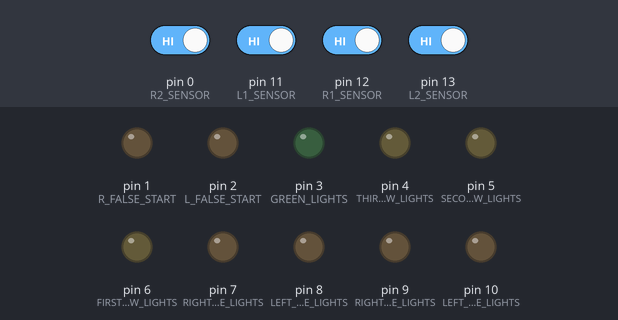
The sketch below on a simulated Arduino Uno, built with avr-gcc and run on an emulated ATmega328P. On the bench: output pins drawn as LEDs (lit = HIGH). The test bench sets the inputs (shaded band); at power-on: pin 0 (R2_SENSOR), pin 11 (L1_SENSOR), pin 12 (R1_SENSOR), pin 13 (L2_SENSOR) HIGH.

Above: at 4.2 s.
4.3 s: pin 11 (L1_SENSOR) driven LOW
At 5.0 s:
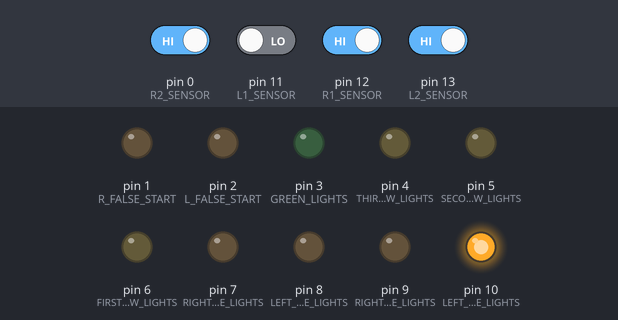
5.8 s: pin 12 (R1_SENSOR) driven LOW
At 6.2 s:
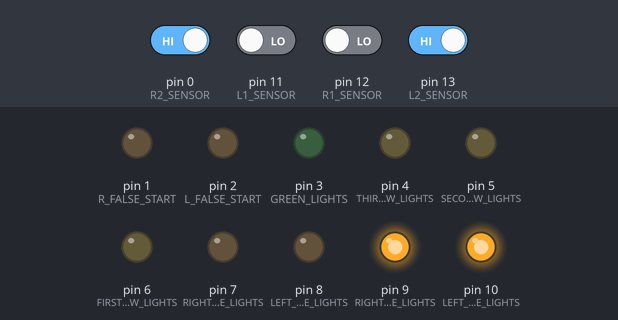
7.3 s: pin 13 (L2_SENSOR) driven LOW
At 8.5 s:
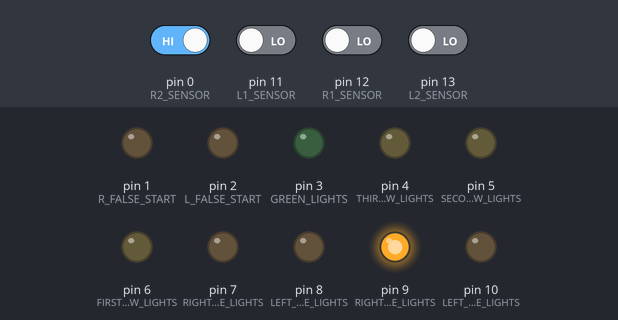
8.8 s: pin 0 (R2_SENSOR) driven LOW
At 9.7 s:
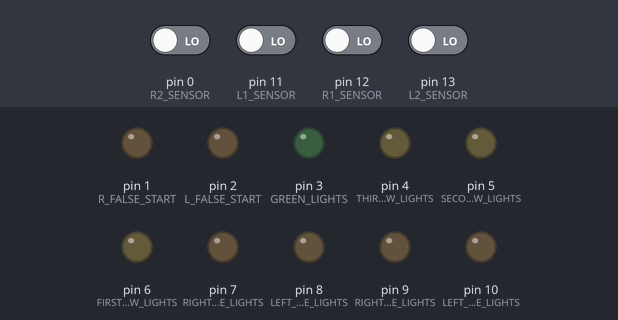
Timing chart, 0 to 11.3 s (numbered marks = the images above; inputs shaded):
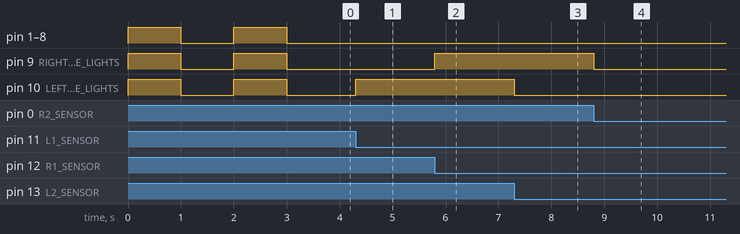

The sketch:

sketch_ardunio_race_light_tree_chat_gpt.ino
```cpp
// (licence header left out)
#include <Chrono.h>

#define R2_SENSOR 0
#define L2_SENSOR 13
#define R1_SENSOR 12
#define L1_SENSOR 11
#define LEFT_PRE_STAGE_LIGHTS 10
#define RIGHT_PRE_STAGE_LIGHTS 9
#define LEFT_STAGE_LIGHTS 8
#define RIGHT_STAGE_LIGHTS 7
#define FIRST_YELLOW_LIGHTS 6
#define SECOND_YELLOW_LIGHTS 5
#define THIRD_YELLOW_LIGHTS 4
#define GREEN_LIGHTS 3
#define L_FALSE_START 2
#define R_FALSE_START 1

bool leftPreStage = false;
bool rightPreStage = false;
bool stageLight = false;
bool firstYellowLight = false;
bool secondYellowLight = false;
bool thirdYellowLight = false;
bool greenLight = false;
bool leftFalseLight = false;
bool rightFalseLight = false;
bool raceTreeLightStarted = false;
bool raceTreeLightEnded = false;
Chrono myChrono;

void setup() {
  myChrono.stop();
  pinMode(LEFT_PRE_STAGE_LIGHTS, OUTPUT);
  pinMode(RIGHT_PRE_STAGE_LIGHTS, OUTPUT);
  pinMode(LEFT_STAGE_LIGHTS, OUTPUT);
  pinMode(RIGHT_STAGE_LIGHTS, OUTPUT);
  pinMode(FIRST_YELLOW_LIGHTS, OUTPUT);
  pinMode(SECOND_YELLOW_LIGHTS, OUTPUT);
  pinMode(THIRD_YELLOW_LIGHTS, OUTPUT);
  pinMode(GREEN_LIGHTS, OUTPUT);
  pinMode(L_FALSE_START, OUTPUT);
  pinMode(R_FALSE_START, OUTPUT);

  pinMode(L1_SENSOR, INPUT_PULLUP);
  pinMode(R1_SENSOR, INPUT_PULLUP);
  pinMode(L2_SENSOR, INPUT_PULLUP);
  pinMode(R2_SENSOR, INPUT_PULLUP);

  initializeLights();
}

void loop() {
  checkFalseStarts();
  checkLeftPreStage();
  checkRightPreStage();

  if (leftPreStage && rightPreStage && !raceTreeLightEnded) {
    myChrono.resume();
    if (myChrono.hasPassed(10000, false)) {
      continueRaceTreeLights();
    }
  }
}

// Function to check for false starts
void checkFalseStarts() {
  if (isL2Blocked() && !greenLight && raceTreeLightStarted && !leftFalseLight && !raceTreeLightEnded) {
    turnOnLeftFalseStartLight();
  }

  if (isR2Blocked() && !greenLight && raceTreeLightStarted && !rightFalseLight && !raceTreeLightEnded) {
    turnOnRightFalseStartLight();
  }
}

// Function to check left pre-stage
void checkLeftPreStage() {
  if (isL1Blocked() && !isL2Blocked() && !leftPreStage) {
    turnOnPreStage(LEFT_PRE_STAGE_LIGHTS, leftPreStage);
  } else if (!isL1Blocked() && !isL2Blocked() && leftPreStage && !raceTreeLightStarted) {
    turnOffPreStage(LEFT_PRE_STAGE_LIGHTS);
  } else if (isL1Blocked() && isL2Blocked() && leftPreStage && !raceTreeLightStarted) {
    turnOffPreStage(LEFT_PRE_STAGE_LIGHTS);
  }
}

// Function to check right pre-stage
void checkRightPreStage() {
  if (isR1Blocked() && !isR2Blocked() && !rightPreStage) {
    turnOnPreStage(RIGHT_PRE_STAGE_LIGHTS, rightPreStage);
  } else if (!isR1Blocked() && !isR2Blocked() && rightPreStage && !raceTreeLightStarted) {
    turnOffPreStage(RIGHT_PRE_STAGE_LIGHTS);
  } else if (isR1Blocked() && isR2Blocked() && rightPreStage && !raceTreeLightStarted) {
    turnOffPreStage(RIGHT_PRE_STAGE_LIGHTS);
  }
}

// Function to continue the race tree lights
void continueRaceTreeLights() {
  raceTreeLightStarted = true;
  myChrono.resume();

  // Helper function to turn on various stage lights with a specified delay
  turnOnStageLights(LEFT_STAGE_LIGHTS, RIGHT_STAGE_LIGHTS, 12000, stageLight);
  turnOnStageLights(FIRST_YELLOW_LIGHTS, SECOND_YELLOW_LIGHTS, 1000, firstYellowLight);
  turnOnStageLights(SECOND_YELLOW_LIGHTS, THIRD_YELLOW_LIGHTS, 500, secondYellowLight);
  turnOnStageLights(THIRD_YELLOW_LIGHTS, GREEN_LIGHTS, 500, thirdYellowLight);

  if (myChrono.hasPassed(10500) && greenLight) {
    turnOffAllTheLightsExceptFalse();
    raceTreeLightEnded = true;
  }
}

void initializeLights() {
  turnOnAllTheLights();
  delay(1000);
  turnOffAllTheLights();
  delay(1000);
  turnOnAllTheLights();
  delay(1000);
  turnOffAllTheLights();
}

void turnOnPreStage(int preStageLight, bool &preStageFlag) {
  digitalWrite(preStageLight, HIGH);
  preStageFlag = true;
}

void turnOffPreStage(int preStageLight) {
  digitalWrite(preStageLight, LOW);
  myChrono.stop();
}

void turnOnLeftFalseStartLight() {
  digitalWrite(L_FALSE_START, HIGH);
  leftFalseLight = true;
}

void turnOnRightFalseStartLight() {
  digitalWrite(R_FALSE_START, HIGH);
  rightFalseLight = true;
}

void turnOnAllTheLights() {
  digitalWrite(LEFT_PRE_STAGE_LIGHTS, HIGH);
  digitalWrite(RIGHT_PRE_STAGE_LIGHTS, HIGH);
  digitalWrite(LEFT_STAGE_LIGHTS, HIGH);
  digitalWrite(RIGHT_STAGE_LIGHTS, HIGH);
  digitalWrite(FIRST_YELLOW_LIGHTS, HIGH);
  digitalWrite(SECOND_YELLOW_LIGHTS, HIGH);
  digitalWrite(THIRD_YELLOW_LIGHTS, HIGH);
  digitalWrite(GREEN_LIGHTS, HIGH);
  digitalWrite(L_FALSE_START, HIGH);
  digitalWrite(R_FALSE_START, HIGH);
}

void turnOffAllTheLights() {
  digitalWrite(LEFT_PRE_STAGE_LIGHTS, LOW);
  digitalWrite(RIGHT_PRE_STAGE_LIGHTS, LOW);
  digitalWrite(LEFT_STAGE_LIGHTS, LOW);
  digitalWrite(RIGHT_STAGE_LIGHTS, LOW);
  digitalWrite(FIRST_YELLOW_LIGHTS, LOW);
  digitalWrite(SECOND_YELLOW_LIGHTS, LOW);
  digitalWrite(THIRD_YELLOW_LIGHTS, LOW);
  digitalWrite(GREEN_LIGHTS, LOW);
  digitalWrite(L_FALSE_START, LOW);
  digitalWrite(R_FALSE_START, LOW);
}

void turnOnStageLights(int light1, int light2, int delayTime, bool &lightFlag) {
  if (myChrono.hasPassed(delayTime) && !lightFlag) {
    digitalWrite(light1, HIGH);
    digitalWrite(light2, HIGH);
    lightFlag = true;
  }
}

void turnOffAllTheLightsExceptFalse() {
  digitalWrite(LEFT_PRE_STAGE_LIGHTS, LOW);
  digitalWrite(RIGHT_PRE_STAGE_LIGHTS, LOW);
  digitalWrite(LEFT_STAGE_LIGHTS, LOW);
  digitalWrite(RIGHT_STAGE_LIGHTS, LOW);
  digitalWrite(FIRST_YELLOW_LIGHTS, LOW);
  digitalWrite(SECOND_YELLOW_LIGHTS, LOW);
  digitalWrite(THIRD_YELLOW_LIGHTS, LOW);
  digitalWrite(GREEN_LIGHTS, LOW);
}

bool isL1Blocked() {
  return digitalRead(L1_SENSOR) == LOW;
}

bool isR1Blocked() {
  return digitalRead(R1_SENSOR) == LOW;
}

bool isL2Blocked() {
  return digitalRead(L2_SENSOR) == LOW;
}

bool isR2Blocked() {
  return digitalRead(R2_SENSOR) == LOW;
}
```

Measured:
- after the input at 4.3 s, pin 10 (LEFT_PRE_STAGE_LIGHTS): LOW → HIGH at once
- after the input at 5.8 s, pin 9 (RIGHT_PRE_STAGE_LIGHTS): LOW → HIGH at once
- after the input at 7.3 s, pin 10 (LEFT_PRE_STAGE_LIGHTS): HIGH → LOW at once
- after the input at 8.8 s, pin 9 (RIGHT_PRE_STAGE_LIGHTS): HIGH → LOW at once
